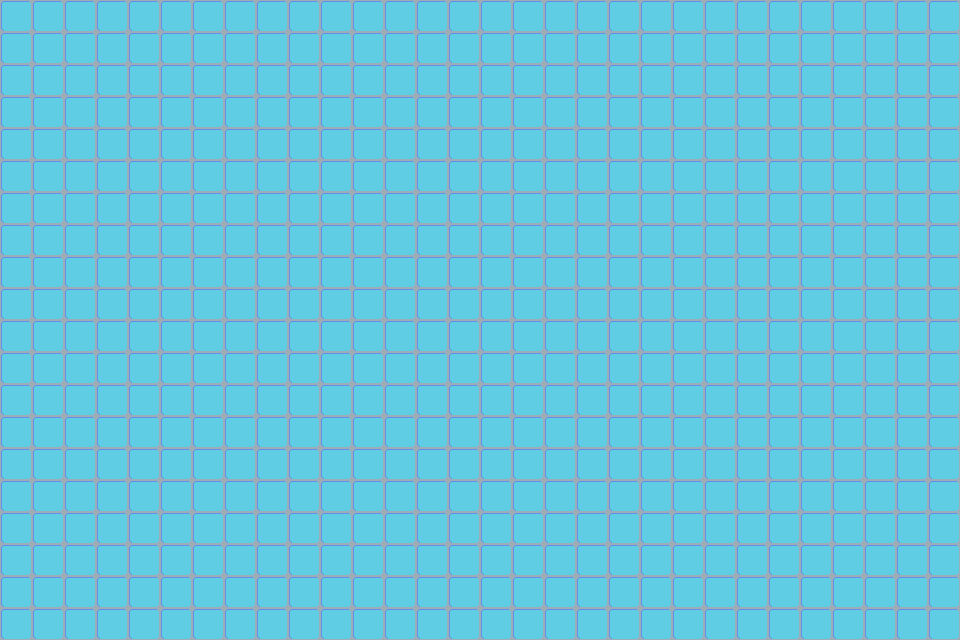

A level layout from a 2D game, rendered from its tile map. Below: a short description, then the map file with its tile-grid data intact:
An orthogonal 30x20 tile map with 32x32 px tiles, 1 tile layer (Tile Layer 1), 2 tilesets.

<map version="1.0" tiledversion="1.0.3" orientation="orthogonal" renderorder="right-down" width="30" height="20" tilewidth="32" tileheight="32" nextobjectid="4">
 <tileset firstgid="1" source="untitled.tsx" />
 <tileset firstgid="2" source="untitled.tsx" />
 <layer name="Tile Layer 1" width="30" height="20">
  <data encoding="csv">
1,1,1,1,1,1,1,1,1,1,1,1,1,1,1,1,1,1,1,1,1,1,1,1,1,1,1,1,1,1,
1,1,1,1,1,1,1,1,1,1,1,1,1,1,1,1,1,1,1,1,1,1,1,1,1,1,1,1,1,1,
1,1,1,1,1,1,1,1,1,1,1,1,1,1,1,1,1,1,1,1,1,1,1,1,1,1,1,1,1,1,
1,1,1,1,1,1,1,1,1,1,1,1,1,1,1,1,1,1,1,1,1,1,1,1,1,1,1,1,1,1,
1,1,1,1,1,1,1,1,1,1,1,1,1,1,1,1,1,1,1,1,1,1,1,1,1,1,1,1,1,1,
1,1,1,1,1,1,1,1,1,1,1,1,1,1,1,1,1,1,1,1,1,1,1,1,1,1,1,1,1,1,
1,1,1,1,1,1,1,1,1,1,1,1,1,1,1,1,1,1,1,1,1,1,1,1,1,1,1,1,1,1,
1,1,1,1,1,1,1,1,1,1,1,1,1,1,1,1,1,1,1,1,1,1,1,1,1,1,1,1,1,1,
1,1,1,1,1,1,1,1,1,1,1,1,1,1,1,1,1,1,1,1,1,1,1,1,1,1,1,1,1,1,
1,1,1,1,1,1,1,1,1,1,1,1,1,1,1,1,1,1,1,1,1,1,1,1,1,1,1,1,1,1,
1,1,1,1,1,1,1,1,1,1,1,1,1,1,1,1,1,1,1,1,1,1,1,1,1,1,1,1,1,1,
1,1,1,1,1,1,1,1,1,1,1,1,1,1,1,1,1,1,1,1,1,1,1,1,1,1,1,1,1,1,
1,1,1,1,1,1,1,1,1,1,1,1,1,1,1,1,1,1,1,1,1,1,1,1,1,1,1,1,1,1,
1,1,1,1,1,1,1,1,1,1,1,1,1,1,1,1,1,1,1,1,1,1,1,1,1,1,1,1,1,1,
1,1,1,1,1,1,1,1,1,1,1,1,1,1,1,1,1,1,1,1,1,1,1,1,1,1,1,1,1,1,
1,1,1,1,1,1,1,1,1,1,1,1,1,1,1,1,1,1,1,1,1,1,1,1,1,1,1,1,1,1,
1,1,1,1,1,1,1,1,1,1,1,1,1,1,1,1,1,1,1,1,1,1,1,1,1,1,1,1,1,1,
1,1,1,1,1,1,1,1,1,1,1,1,1,1,1,1,1,1,1,1,1,1,1,1,1,1,1,1,1,1,
1,1,1,1,1,1,1,1,1,1,1,1,1,1,1,1,1,1,1,1,1,1,1,1,1,1,1,1,1,1,
1,1,1,1,1,1,1,1,1,1,1,1,1,1,1,1,1,1,1,1,1,1,1,1,1,1,1,1,1,1
</data>
 </layer>
 <objectgroup name="walls">
  <properties>
   <property name="collidable" type="bool" value="true" />
  </properties>
 </objectgroup>
</map>
